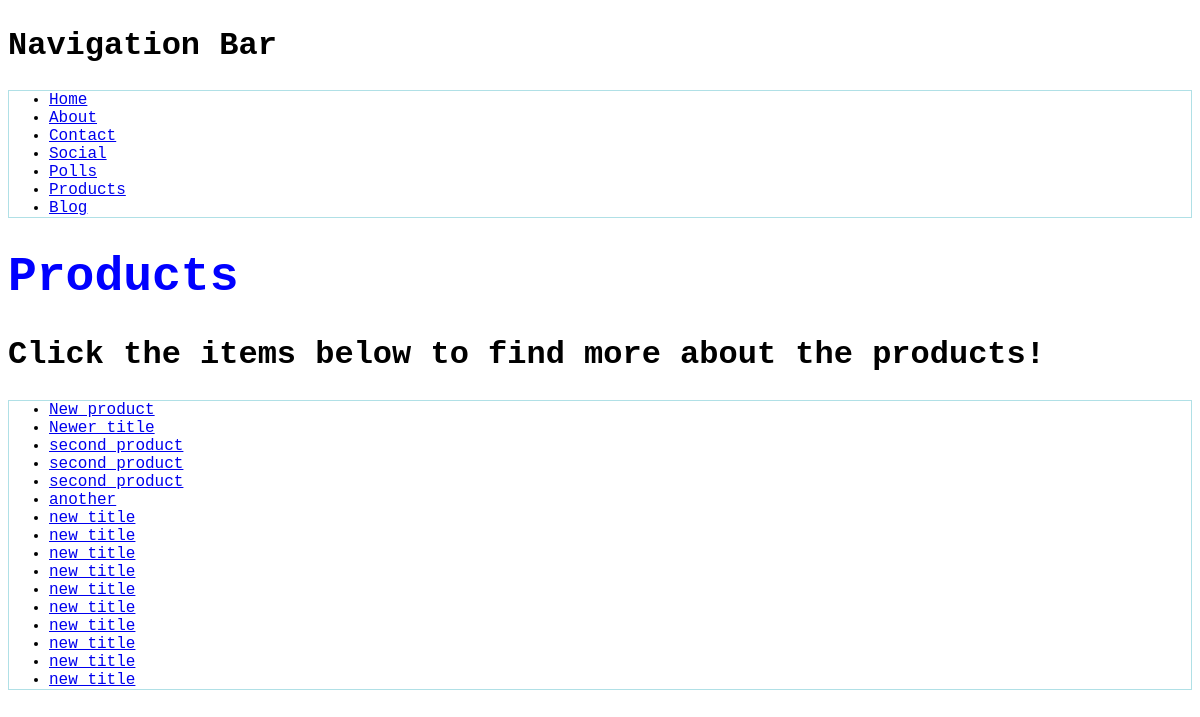
Before: /products/ with the older database file.
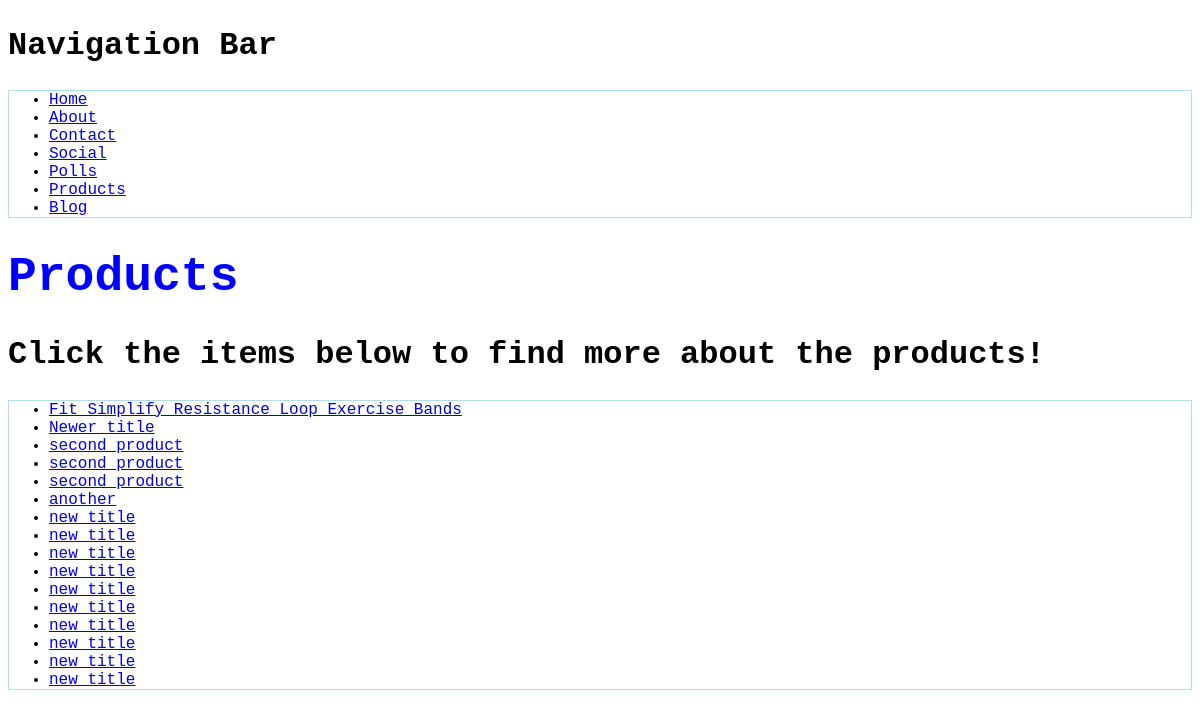
After: the same page with the newer database file.
### products/models.py (models this page shows)
class Product(models.Model):
    title = models.CharField(max_length=120)
    description = models.TextField(blank = True, null = True)
    price = models.DecimalField(decimal_places=2, max_digits=10000)
    summary = models.TextField(blank = False, null = False)
    featured = models.BooleanField(default=True) #null = True, default
    image = models.ImageField(upload_to = 'gallery', default='gallery/FitSimplify.jpg')
    url = models.URLField(default= "https://www.google.com/")
    def get_absolute_url(self):
        return reverse("products:product-detail", kwargs ={"id":self.id})

### products/views.py (the view)
# urls.py: path('', product_list_view, name = 'product-list')
def product_list_view(request):
    queryset = Product.objects.all()
    context = {
       "object_list" : queryset
    }
    return render(request, "products/product_list.html", context)

### products/templates/products/product_list.html
{% extends 'base.html' %}
{% block content %}
    <h1> Products</h1>
    <h2> Click the items below to find more about the products!</h2>
    <ul>
    {% for instance in object_list %}
        <li><a href = '{{ instance.get_absolute_url }}'>{{ instance.title}}</a></li>
    {% endfor %}
    </ul>
{% endblock %}

Changed rows visible on the page:
changed Product: title "New product" → "Fit Simplify Resistance Loop Exercise Bands"
